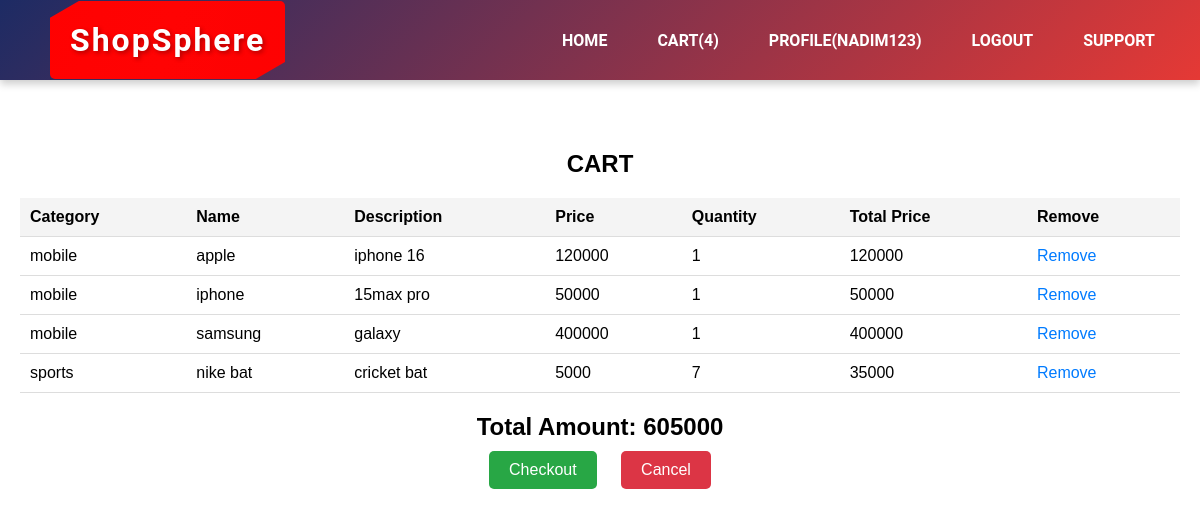
/cart (signed in), run on the app's committed database.
### base/models.py (models this page shows)
class Cart(models.Model):
    category=models.CharField(max_length=50)
    name=models.CharField(max_length=50)
    desc=models.CharField(max_length=50)
    price=models.IntegerField(default=0)
    quantity=models.IntegerField(default=1)
    totalprice=models.IntegerField(default=0)
    host=models.ForeignKey(User,on_delete=models.CASCADE)

### base/views.py (the view)
# urls.py: path('cart',cart,name='cart'),
def cart(request):
    a=Cart.objects.filter(host=request.user)
    finaltotal=Cart.objects.filter(host=request.user)
    final=0
    for i in finaltotal:
        final+=i.totalprice
    if request.user.is_authenticated:
        count=Cart.objects.filter(host=request.user).count()
    return render(request,'cart.html',{'a':a,'count':count,'final':final})

### base/templates/cart.html
{% extends 'main.html' %}
{% block content %}
    <div class="addcart">
        <h2>CART</h2>
        <div class="cartitems">
            <table>
                <thead>
                    <tr>
                        <th>Category</th>
                        <th>Name</th>
                        <th>Description</th>
                        <th>Price</th>
                        <th>Quantity</th>
                        <th>Total Price</th>
                        <th>Remove</th>
                    </tr>
                </thead>
                <tbody>
                    {% for item in a %}
                        <tr>
                            <td>{{ item.category }}</td>
                            <td>{{ item.name }}</td>
                            <td>{{ item.desc }}</td>
                            <td>{{ item.price }}</td>
                            <td>
                                {{ item.quantity }}
                            </td>
                            <td>{{ item.totalprice }}</td>
                            <td><a href="{% url 'cartitemrem' item.id %}" class="remove-item">Remove</a></td>
                        </tr>
                    {% endfor %}
                </tbody>
            </table>
        </div>
        <div class="cartlinks">
            <h2>Total Amount: {{final}}</h2>
            <a href="{% url 'checkoutform' %}" class="checkout-btn">Checkout</a>
            <a href="{% url 'home' %}" class="cancel-btn">Cancel</a>
        </div>
    </div>
{% endblock content %}

### templates/main.html (shortened to what this page needs)
{% load static %}
<!DOCTYPE html>
<html lang="en">
<head>
    <link rel="stylesheet" href="{% static 'style.css' %}">
</head>
<body>
    {% include 'nav.html' %}
    {% block content %}
    {% endblock content %}
</body>
</html>

### templates/nav.html (shortened to what this page needs)
<nav>
    <div class="logo">
        <h1>ShopSphere</h1>
    </div>
    <div class="navlink1">
        <a href="{% url 'home' %}">HOME</a>
        {% if request.user.is_authenticated %}
            <a href="{% url 'cart' %}">CART({{count}})</a>
            <a href="{% url 'profile' %}">PROFILE({{request.user.first_name|upper}})</a>
            <a href="{% url 'logout_' %}">LOGOUT</a>
        {% else %}
        <a href="{% url 'login_' %}">LOGIN</a>
        {% endif %}
        <a href="{% url 'contactus' %}">SUPPORT</a>
    </div>
</nav>

### static/style.css (style rules this page uses)
* { padding: 0; margin: 0; box-sizing: border-box; font-family: Arial, Helvetica, sans-serif; }
nav { background: linear-gradient(135deg, #1d2b64, #e53935); height: 80px; display: flex; justify-content: space-between; align-items: center; padding: 0 30px; color: #fff; font-family: 'Segoe UI', Tahoma, Geneva, Verdana, sans-serif; box-shadow: 0 4px 8px rgba(0, 0, 0, 0.2); }
nav h1 { font-size: 2.5rem; color: #fff; margin: 0; font-family: 'Roboto', sans-serif; }
.navlink1 { display: flex; gap: 20px; }
.navlink1 a { color: #fff; text-decoration: none; font-size: 1rem; font-family: 'Roboto', sans-serif; font-weight: 600; padding: 10px 15px; border-radius: 4px; transition: background-color 0.3s ease, color 0.3s ease; }
.logo { display: flex; align-items: center; justify-content: center; padding: 20px; margin: 20px; position: relative; overflow: hidden; border-radius: 5px; }
.logo h1 { font-family: 'Roboto', sans-serif; font-size: 2rem; color: #fff; text-shadow: 2px 2px 4px rgba(0, 0, 0, 0.3); letter-spacing: 2px; position: relative; z-index: 1; }
.logo::before { content: ""; position: absolute; top: -50%; left: -50%; width: 200%; height: 200%; background: linear-gradient(135deg, rgb(255, 0, 0), rgb(255, 3, 3), rgba(255, 0, 0, 0.989)); opacity: 1; transform: rotate(-30deg); animation: shine 5s infinite; z-index: 0; }
.addcart { padding: 20px; font-family: Arial, sans-serif;margin-top: 50px; }
.addcart h2 { text-align: center; margin-bottom: 20px; }
.cartitems { margin-bottom: 20px; }
.cartitems table { width: 100%; border-collapse: collapse; }
.cartitems th, .cartitems td { padding: 10px; text-align: left; border-bottom: 1px solid #ddd; }
.cartitems th { background-color: #f4f4f4; }
.cartitems a { color: #007bff; text-decoration: none; }
.cartlinks { text-align: center; margin-top: 20px; }
.cartlinks h2 { margin-bottom: 10px; }
.cartlinks a { display: inline-block; padding: 10px 20px; margin: 0 10px; color: white; text-decoration: none; border-radius: 5px; font-size: 1rem; transition: background-color 0.3s ease, transform 0.2s ease; }
.checkout-btn { background-color: #28a745; }
.cancel-btn { background-color: #dc3545; }
.remove-item { color: #dc3545; text-decoration: none; }
.submit-btn, .cancel-btn { display: inline-block; padding: 10px 20px; margin: 5px; border-radius: 5px; font-size: 1rem; text-decoration: none; color: white; cursor: pointer; transition: background-color 0.3s ease, transform 0.2s ease; }

### data on the page
Cart: category "mobile", name "apple", desc "iphone 16", price "120000", quantity "1", totalprice "120000"
Cart: category "mobile", name "iphone", desc "15max pro", price "50000", quantity "1", totalprice "50000"
Cart: category "mobile", name "samsung", desc "galaxy", price "400000", quantity "1", totalprice "400000"
Cart: category "sports", name "nike bat", desc "cricket bat", price "5000", quantity "7", totalprice "35000"

### other printed values
{{ count }} "4"
{{ request.user.first_name|upper }} "NADIM123"
{{ final }} "605000"
